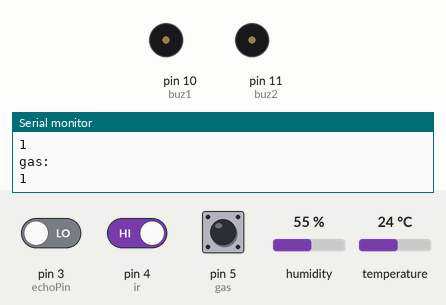
Recording of a sketch running on a simulated Arduino Uno, built with avr-gcc and run on an emulated ATmega328P. On the bench: buzzer (waves = sounding, pin HIGH), the last lines printed to the serial monitor. The test bench sets the inputs (shaded band); at power-on: pin 4 (ir) HIGH, temperature 24 °C, pin 3 (echoPin) LOW, pin 5 (gas) HIGH, humidity 55 %. The modem accepts every AT command (registered, SIM ready, sends succeed) and sends nothing else; pins used as bus, display or sensor lines are not drawn.

Above: at 4.8 s.
4.9 s: pin 4 (ir) driven LOW
At 16.7 s:
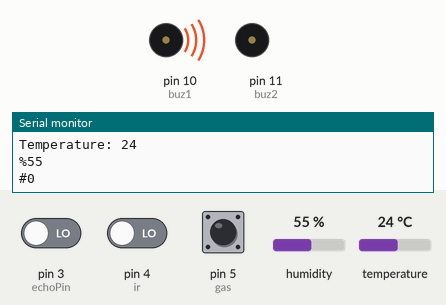
17.5 s: pin 4 (ir) driven HIGH
At 20.2 s:
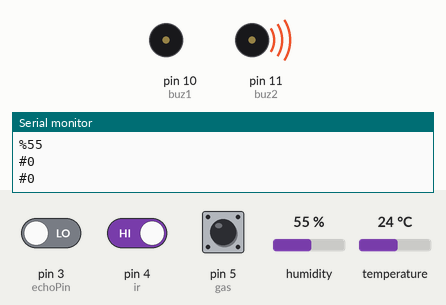
23.5 s: temperature set to 31 °C
25.0 s: temperature set to 34 °C
Timing chart, 0 to 28.0 s (numbered marks = the images above; inputs shaded):
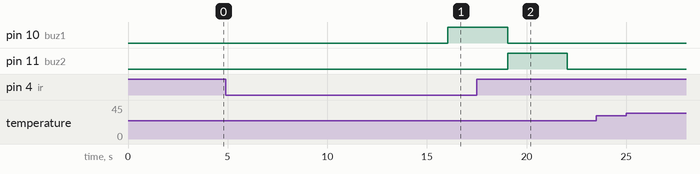

Measured:
- after the input at 4.9 s, pin 10 (buz1): LOW → HIGH after 11.1 s
- after the input at 23.5 s, every drawn part: stays the same

The sketch:

SMART_WASTE_MANAGEMENT_SYSTEM.ino
```cpp
int  buttonState1;
int buttonState2;
#define trigPin 2
#define echoPin 3
long duration;
long distance = 0;
long distance1 = 0;
long distance2 = 0;
#define ir 4
#define gas 5
#define buz1 10
#define buz2 11
String msg;
String str, str1, str2, str3;
//int Temperature;
#define DHTPIN 7     // what pin we're connected to
#include "DHT.h"
#define DHTTYPE DHT11   // DHT 11
// Initialize DHT sensor for normal Arduino
DHT dht(DHTPIN, DHTTYPE);
#include <SoftwareSerial.h>
SoftwareSerial ss(12, 13);

void setup()
{
  Serial.begin(9600);
  ss.begin(9600);
  dht.begin();
  pinMode(trigPin, OUTPUT); // Sets the trigPin as an Output
  pinMode(ir, INPUT);
  pinMode(gas, INPUT);
  pinMode(buz1, OUTPUT);
  pinMode(buz2, OUTPUT);
  digitalWrite(buz1, LOW);
  digitalWrite(buz2, LOW);
}
void loop()
{
  buttonState1 = digitalRead(ir);
  Serial.println("ir :");
  Serial.println(buttonState1);
  delay(1000);

  buttonState2 = digitalRead(gas);
  Serial.println("gas:");
  Serial.println(buttonState2);
  delay(1000);

  digitalWrite(trigPin, LOW);
  delay(1000);
  digitalWrite(trigPin, HIGH);
  delay(1000);
  digitalWrite(trigPin, LOW);
  duration = pulseIn(echoPin, HIGH);
  distance = duration * 0.034 / 2;
  Serial.print("Distance: ");
  Serial.println(distance);


  delay(2000);
  int h = dht.readHumidity();
  int t = dht.readTemperature();
  int f = dht.readTemperature(true);
  // delay(2000);

  Serial.print("Humidity: ");
  Serial.print(h);
  Serial.println(" %\t");
  Serial.print("Temperature: ");
  Serial.println(t);
  str = '%' + String(h);
  Serial.println(str);
  delay(1000);
  //  if (distance>21&&distance<25)
  //  {
  //    str = '@' + String("30");
  //    Serial.println(str);
  //    Serial.println("buz1 is high");
  //    delay(3000);
  //    digitalWrite(buz1, LOW);
  //    digitalWrite(buz1, HIGH);
  //    delay(3000);
  //    digitalWrite(buz1, LOW);
  //    delay(1000);
  //  }
  if (distance > 10 && distance < 20)
  {
    str = '@' + String("75");
    Serial.println(str);
    msg = "dustbin 75% filled near kinnera";
    SendMessage();
    delay(1000);
  }
  else if (buttonState1 == 0)   // ir
  {
    str = '#' + String(buttonState1);
    Serial.println(str);
    digitalWrite(buz1, HIGH);
    delay(3000);
    digitalWrite(buz1, LOW);
  }
  else
  {
    digitalWrite(buz1, LOW);
    digitalWrite(buz2, LOW);
  }
  if (distance > 0 && distance < 5)
  {
    digitalWrite(buz2, HIGH);
    delay(6000);
    digitalWrite(buz2, LOW);
    str = '@' + String("90");
    Serial.println(str);
    msg = "dustbin 90% filled near kinnera";
    SendMessage1();
  }
  else if (buttonState1 == 0)
  {
    str = '#' + String(buttonState1);
    Serial.println(str);
    digitalWrite(buz2, HIGH);
    delay(3000);
    digitalWrite(buz2, LOW);
    Serial.println("buz2 is high");
    //call();
  }
  else
  {
    digitalWrite(buz1, LOW);
    digitalWrite(buz2, LOW);
  }

  if (buttonState2 == 0)  // gas
  {
    str = '$' + String(buttonState2);
    Serial.println(str);
    msg = "toxic gases are detected";
    SendMessage();
    delay(5000);
    SendMessage1();
  }
  else if (t > 32)
  {
    str = '%' + String(h);
    Serial.println(str);
    msg = "Temperature increased";
    SendMessage();
    delay(5000);
    SendMessage1();
  }
  else
  {
    digitalWrite(buz1, LOW);
    digitalWrite(buz2, LOW);
  }
}
void SendMessage()
{
  ss.println("Setting the GSM in text mode");
  ss.println("AT+CMGF=1\r");
  delay(2000);
  ss.println("Sending SMS to the desired phone number!");
  ss.println("AT+CMGS=\"+919390783825\"\r");
  // Replace x with mobile number
  delay(2000);

  ss.println(msg);
  delay(2000);
  ss.write(26);
  Serial.println("DONE..!!");
  delay(3000);
  delay(500);
}
void SendMessage1()
{
  ss.println("Setting the GSM in text mode");
  ss.println("AT+CMGF=1\r");
  delay(2000);
  ss.println("Sending SMS to the desired phone number!");
  ss.println("AT+CMGS=\"+918464927970\"\r");
  // Replace x with mobile number
  delay(2000);

  ss.println(msg);
  delay(2000);
  ss.write(26);
  Serial.println("DONE..!!");
  delay(3000);
  delay(500);
}
```
